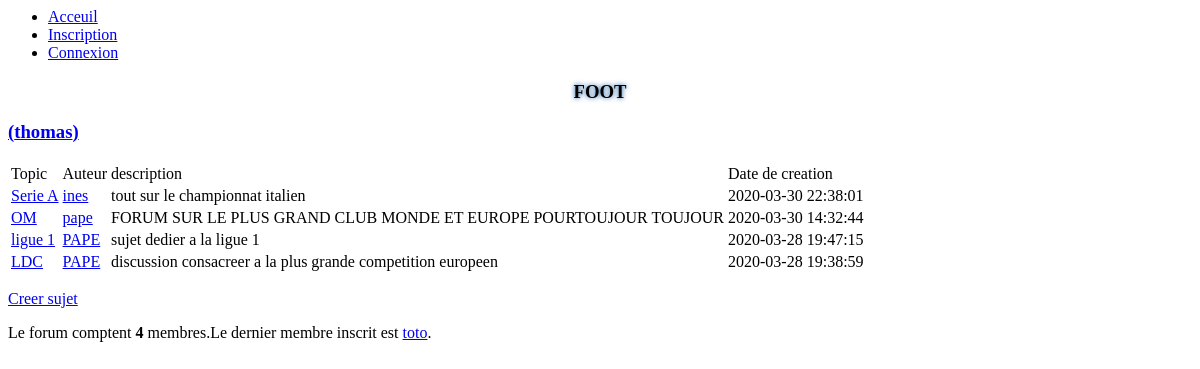
Before: /topic.php?id_topics=3 with the older database file.
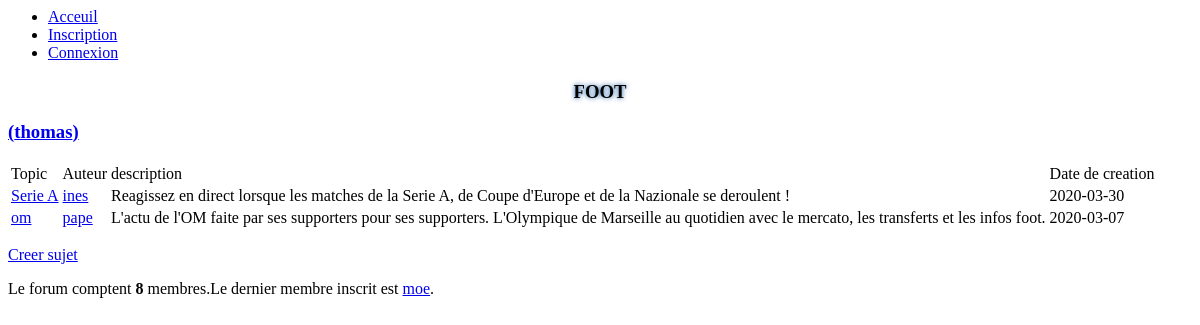
After: the same page with the newer database file.
### tables this page shows
CREATE TABLE IF NOT EXISTS `sujets` (
  `id_sujets` int(6) NOT NULL AUTO_INCREMENT,
  `auteur` varchar(30) NOT NULL,
  `titre` text NOT NULL,
  `description` text DEFAULT NULL,
  `date` date NOT NULL DEFAULT '0000-00-00',
  `id_topics` int(6) NOT NULL,
  PRIMARY KEY (`id_sujets`)
);

CREATE TABLE IF NOT EXISTS `utilisateurs` (
  `id` int(11) NOT NULL AUTO_INCREMENT,
  `login` varchar(255) NOT NULL,
  `password` varchar(255) NOT NULL,
  `nom` varchar(255) NOT NULL,
  `prenom` varchar(255) NOT NULL,
  `sexe` varchar(255) NOT NULL,
  `email` varchar(255) NOT NULL,
  `localisation` varchar(255) NOT NULL,
  `description` varchar(255) NOT NULL,
  `date` date NOT NULL DEFAULT current_timestamp(),
  `grade` int(11) NOT NULL DEFAULT 3,
  PRIMARY KEY (`id`)
);

### topic.php (the view, shortened to what this page needs)
<html>
	<head>
		<link rel="stylesheet" href="index.css"/>
	</head>
	<body>
		<header class="topnav">
			<nav>
				 <ul> <?php include('header.php') ?></ul>
			</nav>
		</header>
		<main>
			<?php
			if(empty($_GET['id_topics']))
			{
				echo'<section><p><a href="index.php"> Veuillez choisir un topic.</a> </p></section>';
			}
			else
			{
				$connexion = mysqli_connect("localhost", "root", "", "forum");
				$sql1 = "SELECT topics.id_topics, topics.auteur, topics.titre, topics.date, utilisateurs.id FROM topics
				INNER JOIN utilisateurs where  topics.auteur = utilisateurs.login
				AND id_topics='".$_GET['id_topics']."'  ORDER BY date DESC";
				$req1 = mysqli_query($connexion,$sql1);
				$dataa = mysqli_fetch_array($req1);
				?>
				  <section>
					    <article>
							 <h1> <?php echo $dataa['titre']; ?> </h1>
							 <h3><?php echo' <a href="profil.php?id='.$dataa['id'].'&amp;action=consulter">(', $dataa["auteur"],')</a>'; ?></h3>
		              	</article>
		  				<article>
							  <table>
								   <thead>
										<td> Topic</td>
										<td>Auteur</td>
										<td> description</td>
										<td>Date de creation </td>
									</thead>
									<?php
									$connexion = mysqli_connect("localhost", "root", "", "forum");
									$sql = 'SELECT sujets.id_sujets, sujets.auteur, sujets.titre, sujets.description, sujets.date, sujets.id_topics, utilisateurs.id
									FROM sujets INNER JOIN utilisateurs where  sujets.auteur = utilisateurs.login
									AND id_topics="'.$_GET['id_topics'].'" ORDER BY date DESC';
									$req = mysqli_query($connexion,$sql);
									while ($data = mysqli_fetch_array($req))
									{
										echo '<tr>';
										echo '<td>';
										echo '<a href="sujet.php?id_sujets=' , $data['id_sujets'] , '">' ,$data['titre'] , '</a>';
										echo '</td><td>';
										echo ' <a href="profil.php?id='.$data['id'].'&amp;action=consulter">', $data["auteur"],'</a>';
										echo '</td><td>';
										echo $data['description'];
										echo '</td><td>';
										echo $data['date'];
									}
									?>
									</td></tr>
								</table>
								<?php
								 echo '<p><a href="nvxsujet.php?id_topics=' , $_GET['id_topics'] , '"> Creer sujet</a></p>  ' ;
			}
			?>
			</article>
			</section>
		</main>
		<footer>
		<?php include('footer.php') ?>
		</footer>
	</body>
</html>

### footer.php
<?php
$connexion = mysqli_connect("localhost", "root", "", "forum");
$totalmenbre ='SELECT COUNT(*) FROM utilisateurs';
$req='SELECT login,id FROM utilisateurs ORDER BY id DESC';
$query2 = mysqli_query($connexion,$req);
$dataa =mysqli_fetch_array($query2);
$derniermembre = stripslashes(htmlspecialchars($dataa[0]));
$query = mysqli_query($connexion,$totalmenbre);
$data = mysqli_fetch_array($query);
    echo'<p>Le forum comptent <strong>'.$data[0].'</strong> membres.';
    echo'Le dernier membre inscrit est <a href="profil.php?id='.$dataa[1].'&amp;action=consulter">'.$derniermembre.'</a>.</p>';
?>

Changed rows visible on the page:
removed sujets: titre "ligue 1", auteur "PAPE", description "sujet dedier a la ligue 1", date "2020-03-28 19:47:15"
removed sujets: titre "LDC", auteur "PAPE", description "discussion consacreer a la plus grande competition europeen", date "2020-03-28 19:38:59"
no longer on this page (row edited): utilisateurs: login "toto"
changed sujets "Serie A": description "tout sur le championnat italien" → "Reagissez en direct lorsque les matches de la Serie A, de Coupe d'Europe et de la Nazionale se deroulent !"; date "2020-03-30 22:38:01" → "2020-03-30"
changed sujets "pape": titre "OM" → "om"; description "FORUM SUR LE PLUS GRAND CLUB MONDE ET EUROPE POURTOUJOUR TOUJOUR" → "L'actu de l'OM faite par ses supporters pour ses supporters. L'Olympique de Marseille au quotidien avec le mercato, les transferts et les infos foot."; date "2020-03-30 14:32:44" → "2020-03-07"
added utilisateurs: login "moe"
Other visible differences:
$data[0]: "4" → "8"
